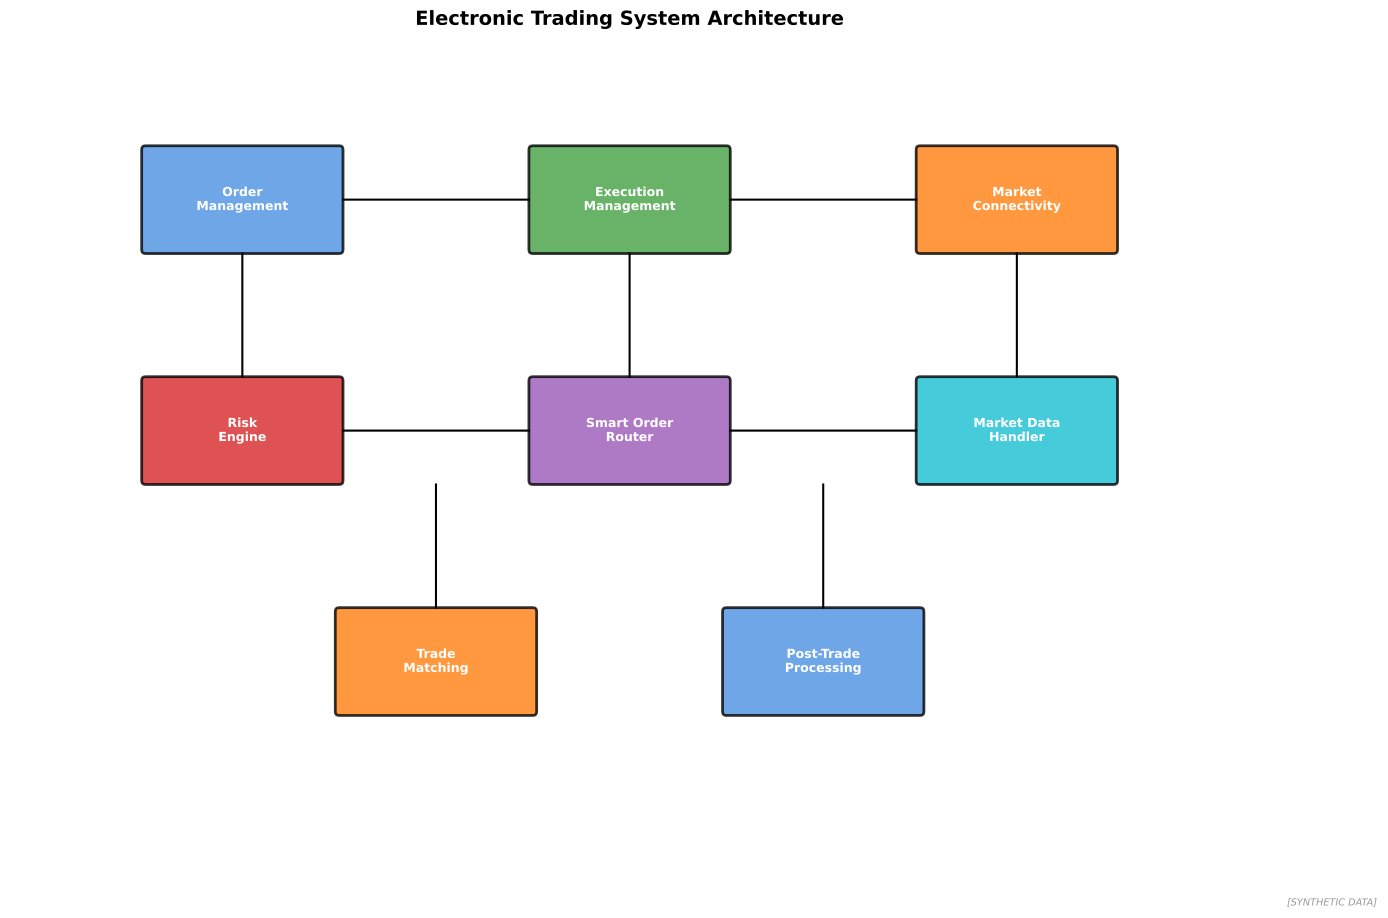

The script that saved this image:
"""
Trading System Architecture
Electronic trading infrastructure

Output: trading_system_architecture.pdf
Module: module_04_trad_finance
Lesson: 40 - Electronic Trading
"""

from pathlib import Path
import matplotlib.pyplot as plt
import matplotlib.patches as mpatches
import numpy as np

CHART_METADATA = {
    'title': 'Trading System Architecture',
    'module': 'module_04_trad_finance',
    'lesson': 40,
    'url': 'https://github.com/Digital-AI-Finance/digital-finance/tree/main/module_04_trad_finance/figures/trading_system_architecture'
}

plt.rcParams.update({'font.size': 10, 'axes.labelsize': 10})

def create_chart():
    fig, ax = plt.subplots(figsize=(16, 10))
    ax.set_xlim(0, 16)
    ax.set_ylim(0, 10)

    # System components
    components = [
        (3, 8, 'Order\nManagement', '#4A90E2', 2.5, 1.3),
        (8, 8, 'Execution\nManagement', '#44A044', 2.5, 1.3),
        (13, 8, 'Market\nConnectivity', '#FF7F0E', 2.5, 1.3),

        (3, 5, 'Risk\nEngine', '#D62728', 2.5, 1.3),
        (8, 5, 'Smart Order\nRouter', '#9B59B6', 2.5, 1.3),
        (13, 5, 'Market Data\nHandler', '#17BECF', 2.5, 1.3),

        (5.5, 2, 'Trade\nMatching', '#FF7F0E', 2.5, 1.3),
        (10.5, 2, 'Post-Trade\nProcessing', '#4A90E2', 2.5, 1.3),
    ]

    for x, y, label, color, w, h in components:
        rect = mpatches.FancyBboxPatch((x-w/2, y-h/2), w, h,
                                        boxstyle="round,pad=0.05",
                                        facecolor=color, alpha=0.8,
                                        edgecolor='black', linewidth=2)
        ax.add_patch(rect)
        ax.text(x, y, label, ha='center', va='center', fontsize=9,
               fontweight='bold', color='white')

    # Connections
    connections = [
        (4.3, 8, 6.7, 8), (9.3, 8, 11.7, 8),  # Horizontal top
        (4.3, 5, 6.7, 5), (9.3, 5, 11.7, 5),  # Horizontal middle
        (3, 7.3, 3, 5.7), (8, 7.3, 8, 5.7), (13, 7.3, 13, 5.7),  # Vertical
        (5.5, 4.3, 5.5, 2.7), (10.5, 4.3, 10.5, 2.7),  # To bottom
    ]

    for x1, y1, x2, y2 in connections:
        ax.plot([x1, x2], [y1, y2], 'k-', linewidth=1.5)

    ax.set_title('Electronic Trading System Architecture', fontsize=14, fontweight='bold', pad=15)
    ax.axis('off')

    fig.text(0.98, 0.02, '[SYNTHETIC DATA]', fontsize=7, color='#999999', ha='right', style='italic')

    output_path = Path(__file__).parent / 'trading_system_architecture.pdf'
    plt.savefig(output_path, format='pdf', dpi=300, bbox_inches='tight')
    plt.close()
    print(f"Chart saved to: {output_path}")
    return output_path

if __name__ == '__main__':
    create_chart()
